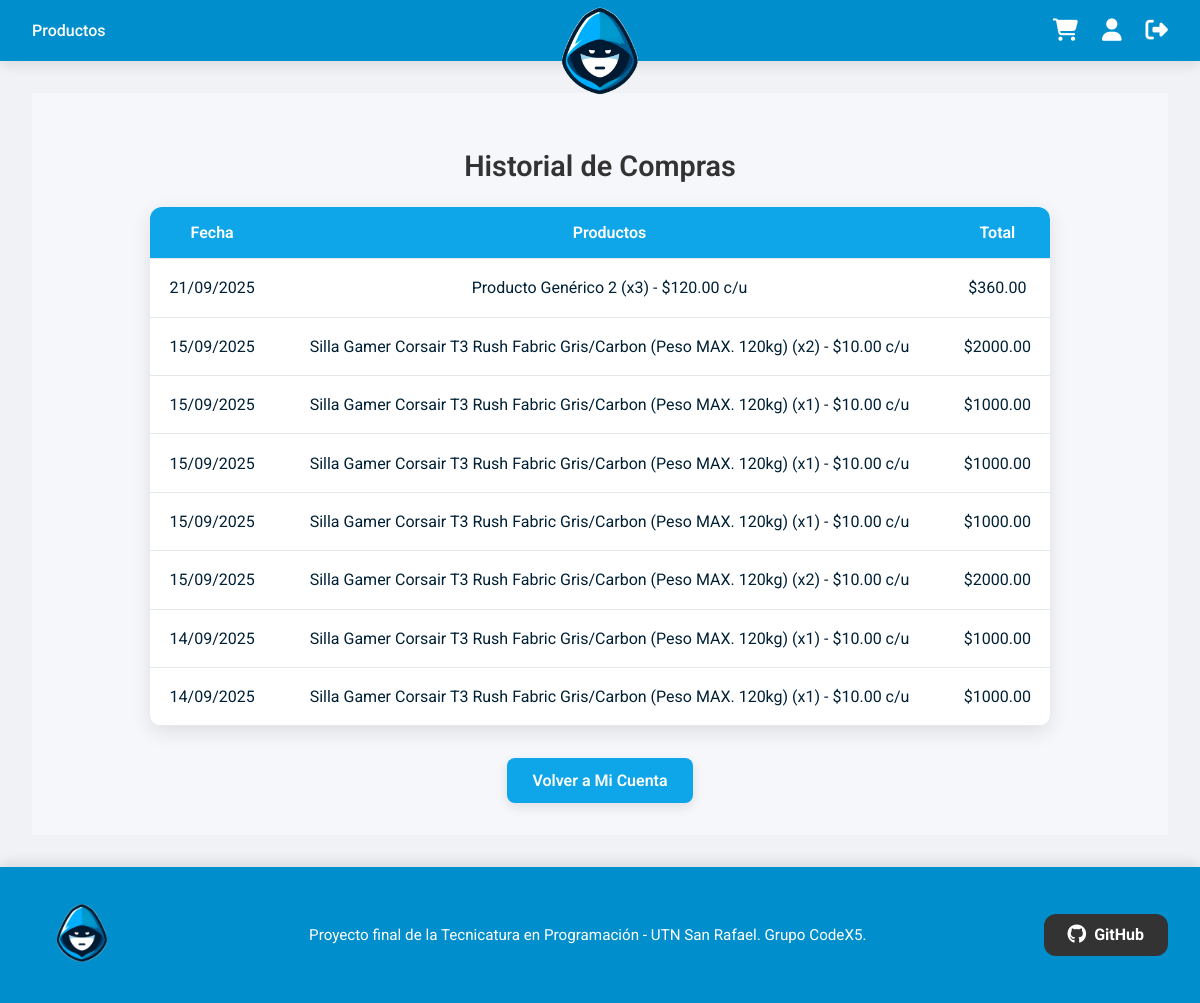
Page /mi_cuenta/historial/ (signed in) on the earlier database version.
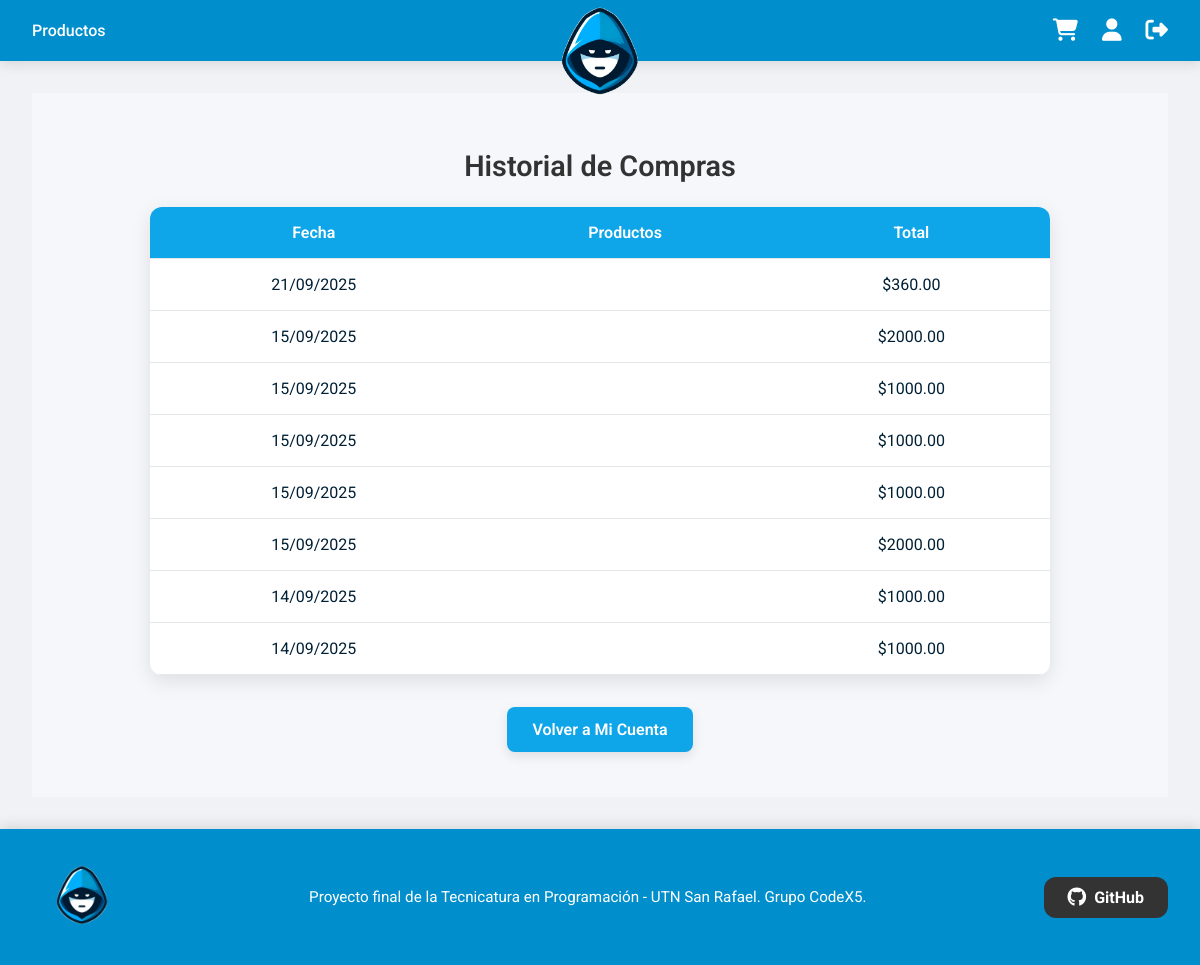
Same page on the later database version.
### productos/models.py (models this page shows, shortened)
class Pedido(models.Model):
    usuario = models.ForeignKey(settings.AUTH_USER_MODEL, on_delete=models.CASCADE)
    fecha = models.DateTimeField(auto_now_add=True)
    total = models.DecimalField(max_digits=10, decimal_places=2)
    productos = models.ManyToManyField('Producto', through='PedidoProducto')
    direccion_envio = models.CharField(max_length=255, blank=True, null=True)
    pagado = models.BooleanField(default=False)
    numero_pedido = models.PositiveIntegerField(unique=True, blank=True, null=True)
    class Meta:
        db_table = 'pedidos_usuarios'
        verbose_name = "Pedido (compra confirmada)"
        verbose_name_plural = "Pedidos (compras confirmadas)"

class PedidoProducto(models.Model):
    pedido = models.ForeignKey('Pedido', on_delete=models.CASCADE)
    producto = models.ForeignKey('Producto', on_delete=models.CASCADE)
    cantidad = models.PositiveIntegerField(default=1)
    precio_unitario = models.DecimalField(max_digits=10, decimal_places=2, default=0)
    class Meta:
        db_table = 'pedidos_productos'
        verbose_name = "Producto en Pedido (contenido del pedido)"
        verbose_name_plural = "Productos en Pedido (contenido del pedido)"

class Producto(models.Model):
    nombre = models.CharField(max_length=200)
    descripcion = models.TextField()
    precio = models.DecimalField(max_digits=10, decimal_places=2)
    descuento = models.PositiveIntegerField(default=0)
    stock = models.PositiveIntegerField(default=0)
    imagen = models.ImageField(upload_to="img_productos/", blank=True, null=True)
    categoria = models.ForeignKey(
        Categoria,
        on_delete=models.CASCADE,
        related_name="productos",
        null=True,
        blank=True
    )
    class Meta:
        db_table = 'productos'
        verbose_name = "Producto (artículo a la venta)"
        verbose_name_plural = "Productos (artículos a la venta)"

### productos/views.py (the view)
# urls.py: path('mi_cuenta/historial/', views.historial_compras, name='historial_compras'),
@login_required
def historial_compras(request):
    pedidos = request.user.pedido_set.order_by('-fecha').all()
    return render(request, 'productos/historial_compras.html', {'pedidos': pedidos})

### productos/templates/productos/historial_compras.html
{% extends 'productos/base.html' %}
{% load static %}
{% block head %}
    <link rel="stylesheet" href="{% static 'css/historial_compras.css' %}">
{% endblock %}
{% block content %}
<div class="historial-compras-container">
    <h2>Historial de Compras</h2>
    {% if pedidos %}
        <table class="historial-compras-table">
            <thead>
                <tr>
                    <th>Fecha</th>
                    <th>Productos</th>
                    <th>Total</th>
                </tr>
            </thead>
            <tbody>
            {% for pedido in pedidos %}
                <tr>
                    <td>{{ pedido.fecha|date:"d/m/Y" }}</td>
                    <td>
                        <ul>
                        {% for item in pedido.pedidoproducto_set.all %}
                            <li>{{ item.producto.nombre }} (x{{ item.cantidad }}) - ${{ item.producto.precio }} c/u</li>
                        {% endfor %}
                        </ul>
                    </td>
                    <td>${{ pedido.total }}</td>
                </tr>
            {% endfor %}
            </tbody>
        </table>
    {% else %}
        <p>No hay compras registradas.</p>
    {% endif %}
    <a class="btn" href="{% url 'mi_cuenta' %}">Volver a Mi Cuenta</a>
</div>
{% endblock %}

### productos/templates/productos/base.html (shortened to what this page needs)
{% load static %}
<!DOCTYPE html>
<html lang="es">
<head>
    <link rel="stylesheet" href="{% static 'css/styles.css' %}">
    <link rel="stylesheet" href="https://cdnjs.cloudflare.com/ajax/libs/font-awesome/6.5.1/css/all.min.css"
 />
    {% block head %}{% endblock %}
</head>
<body>
    <nav class="navbar">
        <div class="navbar-left">
            <a href="{% url 'lista_productos' %}" class="nav-link">Productos</a>
        </div>
        <div class="navbar-center">
            <img src="{% static 'img/Logo.gif' %}" alt="Logo" class="navbar-logo">
        </div>
        <div class="navbar-right">
            {% if user.is_authenticated %}
                <a href="{% url 'ver_carrito' %}" class="icon-link" title="Ver carrito">
                    <i class="fas fa-shopping-cart"></i>
                </a>
                <a href="{% url 'mi_cuenta' %}" class="icon-link" title="Mi cuenta">
                    <i class="fas fa-user"></i>
                </a>
                <a href="{% url 'logout_usuario' %}" class="icon-link" title="Cerrar sesión">
                    <i class="fas fa-sign-out-alt"></i>
                </a>
            {% endif %}
        </div>
    </nav>
    <main class="container mt-4">
        {% block content %}{% endblock %}
    </main>
    <footer class="footer-navbar">
        <div class="footer-left">
            <a href="{% url 'lista_productos' %}" class="footer-logo">
                <img src="{% static 'img/Logo.gif' %}" alt="Logo" />
            </a>
        </div>
        <div class="footer-center">
            <p>
                Proyecto final de la Tecnicatura en Programación - UTN San Rafael. Grupo CodeX5.
            </p>
        </div>
        <div class="footer-right">
            <a class="btn-github" href="https://github.com" target="_blank">
                <i class="fab fa-github"></i> GitHub
            </a>
        </div>
    </footer>
</body>
</html>

### static/css/styles.css (style rules this page uses)
body { font-family: 'Roboto', sans-serif; background-color: #f0f2f5; color: #002035; margin: 0; padding: 0; }
h1, h2, h3, h4, h5, h6 { color: #002035; }
a { color: #00affe; text-decoration: none; transition: color 0.3s ease; }
.navbar { position: relative; display: flex; justify-content: space-between; align-items: center; background-color: #008fcc; padding: 1.2rem 2rem; box-shadow: 0 4px 12px rgba(0,0,0,0.1); }
.navbar-logo { position: absolute; top: 50%; left: 50%; transform: translate(-50%, -50%) translateY(20px); height: 150px; width: auto; z-index: 10; animation: logoDrop 0.6s ease-out forwards; }
.navbar-left, .navbar-right { display: flex; align-items: center; gap: 1.5rem; z-index: 20; }
.navbar-left .nav-link { color: #ffffff; font-weight: 500; font-size: 1rem; transition: color 0.3s, transform 0.3s; }
.navbar-right .icon-link i { font-size: 1.4rem; color: #ffffff; transition: transform 0.3s, color 0.3s; }
.historial-compras-container { display: flex; flex-direction: column; align-items: center; min-height: 80vh; padding: 2rem; background: #f5f7fa; opacity: 0; transform: translateY(20px); animation: fadeInUp 0.6s 0.1s forwards; }
.historial-compras-container h2 { margin-bottom: 1.5rem; color: #333; font-size: 1.8rem; font-weight: 600; }
.historial-compras-table { width: 100%; max-width: 900px; border-collapse: collapse; background: #ffffff; border-radius: 12px; overflow: hidden; box-shadow: 0 6px 20px rgba(0,0,0,0.1); margin-bottom: 2rem; }
.historial-compras-table th, .historial-compras-table td { padding: 1rem; text-align: center; border-bottom: 1px solid #e5e7eb; }
.historial-compras-table th { background-color: #002035; color: #fff; font-weight: 600; }
.historial-compras-container .btn { background-color: #0ea5e9; color: #fff; padding: 0.7rem 1.5rem; border-radius: 8px; text-decoration: none; font-weight: 500; transition: background-color 0.3s ease, transform 0.2s ease; text-align: center; cursor: pointer; }
.footer-navbar { display: flex; justify-content: space-between; align-items: center; background-color: #008fcc; padding: 1rem 2rem; color: #fff; box-shadow: 0 -4px 12px rgba(0,0,0,0.1); flex-wrap: wrap; gap: 1rem; }
.footer-left .footer-logo img { height: 100px; width: auto; }
.footer-center { flex: 1 1 500px; text-align: center; font-size: 0.95rem; }
.footer-center p { margin: 0; line-height: 1.4rem; }
.footer-right .btn-github { display: inline-flex; align-items: center; justify-content: center; gap: 0.5rem; background-color: #333; color: #fff; padding: 0.7rem 1.5rem; border-radius: 12px; font-size: 1rem; font-weight: bold; text-decoration: none; transition: all 0.3s ease; }
.footer-right .btn-github i { font-size: 1.2rem; }
html, body { height: 100%; }
body { display: flex; flex-direction: column; min-height: 100vh; }
main { flex: 1; padding: 2rem; }

### static/css/historial_compras.css (style rules this page uses)
.historial-compras-container { display: flex; flex-direction: column; align-items: center; min-height: 80vh; padding: 2rem; background: #f5f7fa; opacity: 0; transform: translateY(20px); animation: fadeInUp 0.5s forwards; }
.historial-compras-container h2 { margin-bottom: 1.5rem; color: #333; font-size: 1.8rem; font-weight: 600; }
.historial-compras-table { width: 100%; max-width: 900px; border-collapse: collapse; background: #ffffff; border-radius: 12px; overflow: hidden; box-shadow: 0 6px 20px rgba(0,0,0,0.1); margin-bottom: 2rem; }
.historial-compras-table th, .historial-compras-table td { padding: 1rem; text-align: center; border-bottom: 1px solid #e5e7eb; font-size: 1rem; transition: background-color 0.2s, transform 0.2s; }
.historial-compras-table th { background-color: #0ea5e9; color: #fff; font-weight: 600; }
.historial-compras-container .btn { align-self: center; background-color: #0ea5e9; color: #fff; padding: 0.8rem 1.6rem; border-radius: 8px; text-decoration: none; font-weight: 600; font-size: 1rem; transition: background-color 0.3s ease, transform 0.2s ease, box-shadow 0.2s ease; box-shadow: 0 4px 12px rgba(0,0,0,0.1); cursor: pointer; }

Differences in the rows shown:
removed PedidoProducto: producto.nombre "Producto Genérico 2", cantidad "3", producto.precio "120.00", shown under Pedido (number 1 of 8 on the later page)
removed PedidoProducto: producto.nombre "Silla Gamer Corsair T3 Rush Fabric Gris/Carbon (Peso MAX. 120kg)", cantidad "2", producto.precio "10.00", shown under Pedido (number 2 of 8 on the later page)
removed PedidoProducto: producto.nombre "Silla Gamer Corsair T3 Rush Fabric Gris/Carbon (Peso MAX. 120kg)", cantidad "1", producto.precio "10.00", shown under Pedido (number 3 of 8 on the later page)
removed PedidoProducto: producto.nombre "Silla Gamer Corsair T3 Rush Fabric Gris/Carbon (Peso MAX. 120kg)", cantidad "1", producto.precio "10.00", shown under Pedido (number 4 of 8 on the later page)
removed PedidoProducto: producto.nombre "Silla Gamer Corsair T3 Rush Fabric Gris/Carbon (Peso MAX. 120kg)", cantidad "1", producto.precio "10.00", shown under Pedido (number 5 of 8 on the later page)
removed PedidoProducto: producto.nombre "Silla Gamer Corsair T3 Rush Fabric Gris/Carbon (Peso MAX. 120kg)", cantidad "2", producto.precio "10.00", shown under Pedido (number 6 of 8 on the later page)
removed PedidoProducto: producto.nombre "Silla Gamer Corsair T3 Rush Fabric Gris/Carbon (Peso MAX. 120kg)", cantidad "1", producto.precio "10.00", shown under Pedido (number 7 of 8 on the later page)
removed PedidoProducto: producto.nombre "Silla Gamer Corsair T3 Rush Fabric Gris/Carbon (Peso MAX. 120kg)", cantidad "1", producto.precio "10.00", shown under Pedido (number 8 of 8 on the later page)
